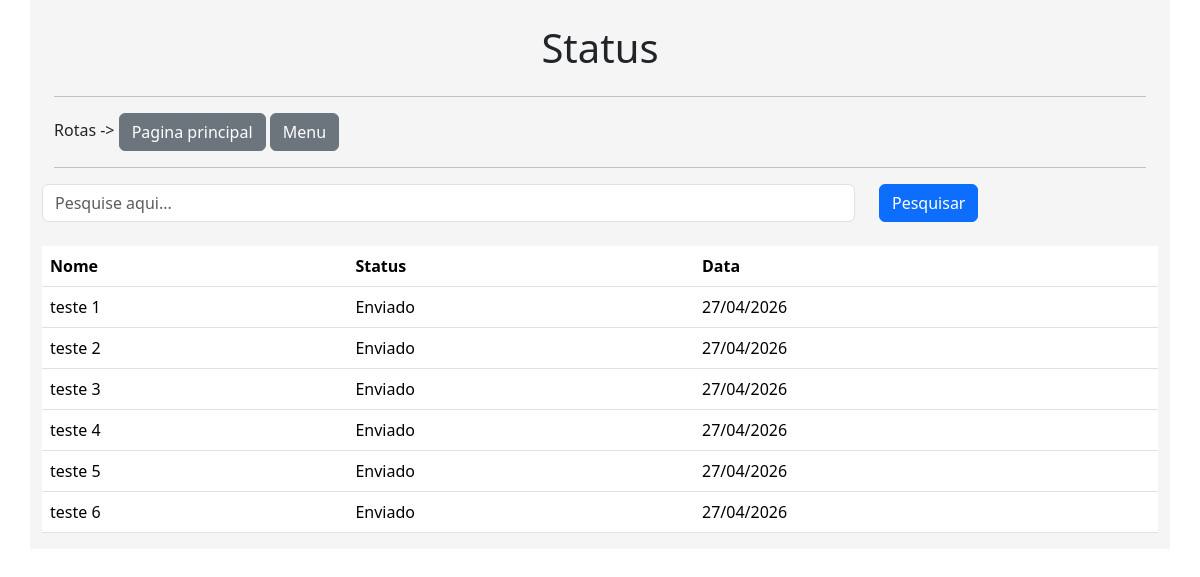
The app's page /status/ with its own data.
### usb/models.py (models this page shows)
class Sintomas(db.Model): # estrutura da tabela
    id = db.Column(db.Integer, primary_key = True)
    nome = db.Column(db.String, nullable = True)
    sintomas = db.Column(db.String, nullable = True)
    data_envio = db.Column(db.DateTime, default = datetime.utcnow()) # utc - now, o utc entende que de qualquer lugar vai ser um horario universal
    status = db.Column(db.String, default="Enviado")

### usb/views.py (the view)
@app.route('/status/')
def Status():
    if request.method == 'GET':
        busca = request.args.get('busca', "")
    dados = Sintomas.query.order_by('data_envio')
    if busca != "":
        dados = dados.filter_by(nome = busca)
    context = { 'dados' : dados.all() }
    return render_template('status.html', context = context)

### usb/templates/status.html (shortened to what this page needs)
{% extends 'base.html' %}
{% block content %}
    <div class="row justify-content-center">
        <div class="col-12 mt-4">
            <h1 style="text-align: center;">Status</h1>
        </div>
    </div>
    {% include 'rotas.html' %}
    <div class="row">
        <form action="" method="get" class="row">
            <div class="col-9">
                <input type="text" name="busca" id="" class="form-control" placeholder="Pesquise aqui...">
            </div>
            <div class="col-3">
                <button type="submit" class="btn btn-primary">Pesquisar</button>
            </div>
        </form>
        <div class="col-12 mt-4">
            <table class="table">
                <thead>
                    <tr>
                        <th>Nome</th>
                        <th>Status</th>
                        <th>Data</th>
                    </tr>
                </thead>
                <tbody>
                    {% for linha in context['dados'] %}
                    <tr>
                        <td>{{ linha.nome }}</td>
                        <td>{{ linha.status }}</td>
                        <td>{{ linha.data_envio.strftime('%d/%m/%Y') }}</td>
                    </tr>
                    {% endfor %}
                </tbody>
            </table>
        </div>
    </div>
{% endblock %}

### records on screen
Sintomas: nome "teste 1", status "Enviado", data_envio "27/04/2026"
Sintomas: nome "teste 2", status "Enviado", data_envio "27/04/2026"
Sintomas: nome "teste 3", status "Enviado", data_envio "27/04/2026"
Sintomas: nome "teste 4", status "Enviado", data_envio "27/04/2026"
Sintomas: nome "teste 5", status "Enviado", data_envio "27/04/2026"
Sintomas: nome "teste 6", status "Enviado", data_envio "27/04/2026"
